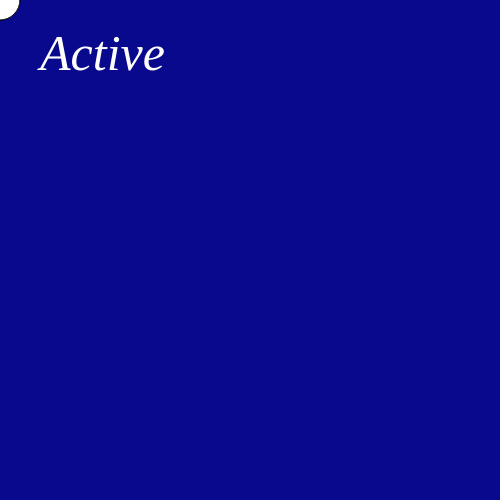
Frame 1 (no input)
Frame 60 (no input): identical to frame 1, image omitted
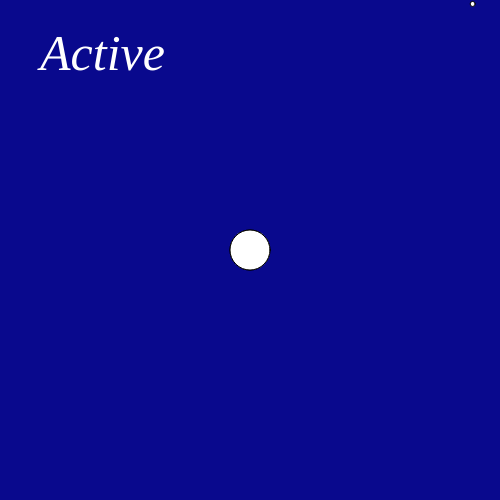
Frame 120 (the mouse pressed at the canvas centre since frame 60)

The p5.js sketch that drew these frames (run headless with seeded random() and noise() and a simulated clock; from frame 60 on, the mouse is pressed at the canvas centre):

// p5.js sketch
// ── sketch.js
var diam1 = 0;
function setup() {
  // put setup code here
    createCanvas(500,500);
    }

function draw() {
  // put drawing code here
    background("#09098d");
    fill("#f6ff20");
    ellipse(mouseX,mouseY,40,40);
    fill("#ffffff");
    ellipse(mouseY,mouseX,-40,-40);
   ellipse(random(width),random(height),diam1,diam1);
    
    
    
    textSize(50);
    textFont("Georgia");
    textStyle(ITALIC);
    text("Active",40,70);
    //diam1 = diam1+1;
    
    
}
function mousePressed(){
      if (diam1 >= 3){
        diam1 = 0;
    }else{
        diam1 = diam1 +5;}
}
